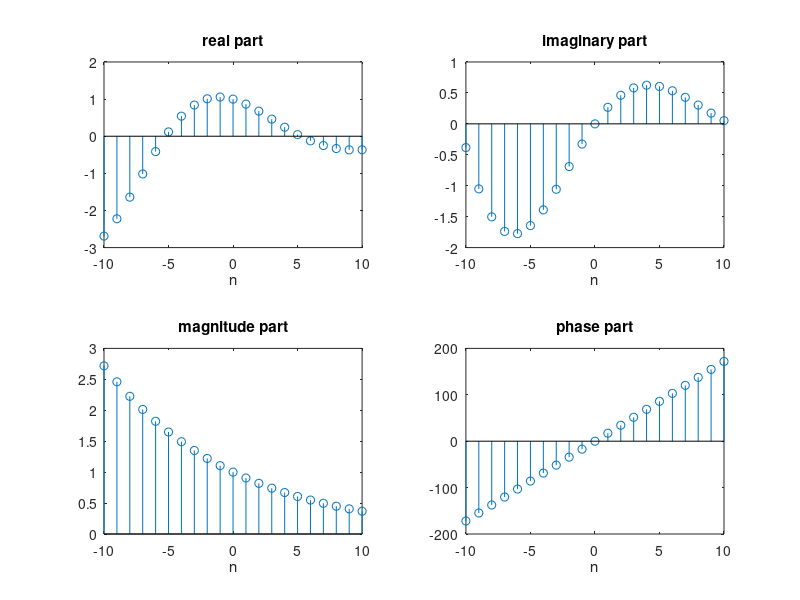

Here is the MATLAB script that generated this plot:
%% plot_complex_signal_ex1.m
%
% This script demonstrates how to plot the real, imaginary, magnitude, and phase
% parts of a complex signal x(n) = exp((-0.1+j0.3)n), -10 <= n <= 10.

clear; close all; clc;

figure(1); clf

% a) x(n) = exp((-0.1+j0.3)n), -10 <= n <= 10;

n = -10:1:10; 
alpha = -0.1+0.3j;
x = exp(alpha*n);

subplot(2,2,1); 
stem(n,real(x));
title('real part');
xlabel('n')

subplot(2,2,2); 
stem(n,imag(x));
title('imaginary part');
xlabel('n')

subplot(2,2,3); 
stem(n,abs(x));
title('magnitude part');
xlabel('n')

subplot(2,2,4); 
stem(n,(180/pi)*angle(x));
title('phase part');
xlabel('n')

